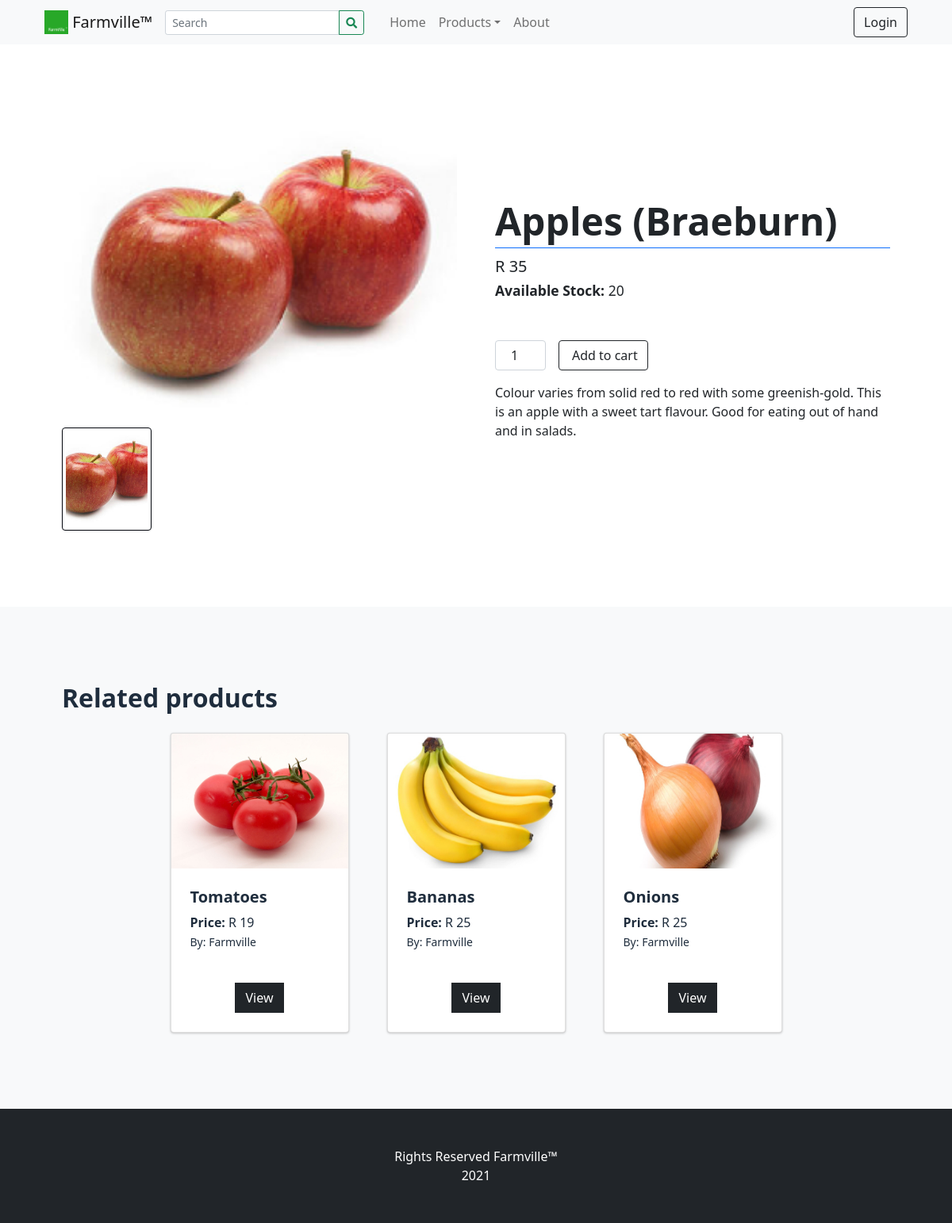
Page /?p=view_product&id=c81e728d9d4c2f636f067f89cc14862c on the committed database.
### tables this page shows
CREATE TABLE `categories` (
  `id` int(30) NOT NULL,
  `category` varchar(250) NOT NULL,
  `description` text DEFAULT NULL,
  `status` tinyint(1) NOT NULL DEFAULT 1,
  `date_created` datetime NOT NULL DEFAULT current_timestamp()
);

CREATE TABLE `inventory` (
  `id` int(30) NOT NULL,
  `product_id` int(30) NOT NULL,
  `quantity` double NOT NULL,
  `price` float NOT NULL,
  `date_created` datetime NOT NULL DEFAULT current_timestamp(),
  `date_updated` datetime DEFAULT NULL ON UPDATE current_timestamp()
);

CREATE TABLE `products` (
  `id` int(30) NOT NULL,
  `category_id` int(30) NOT NULL,
  `sub_category_id` int(30) NOT NULL,
  `title` varchar(250) NOT NULL,
  `author` text NOT NULL,
  `description` text NOT NULL,
  `status` tinyint(1) NOT NULL DEFAULT 1,
  `date_created` datetime NOT NULL DEFAULT current_timestamp()
);

### classes/DBConnection.php (called while the page is built, shortened)
<?php
class DBConnection{
    private $host = DB_SERVER;
    private $username = DB_USERNAME;
    private $password = DB_PASSWORD;
    private $database = DB_NAME;
    public $conn;
    public function __construct(){
        if (!isset($this->conn)) {
            $this->conn = new mysqli($this->host, $this->username, $this->password, $this->database);
        }
    }
}
?>

### config.php (called while the page is built, shortened)
<?php
require_once('classes/DBConnection.php');
require_once('classes/SystemSettings.php');
function validate_image($file){
	if(!empty($file)){
		if(is_file(base_app.$file)){
			return base_url.$file;
		}else{
			return base_url.'dist/img/no-image-available.png';
		}
	}else{
		return base_url.'dist/img/no-image-available.png';
	}
}
?>

### view_product.php (the view, shortened to what this page needs)
<?php
 $products = $conn->query("SELECT * FROM `products`  where md5(id) = '{$_GET['id']}' ");
 if($products->num_rows > 0){
    $upload_path = base_app.'/uploads/product_'.$id;
    $img = "";
    if(is_dir($upload_path)){
        $fileO = scandir($upload_path);
        if(isset($fileO[2]))
            $img = "uploads/product_".$id."/".$fileO[2];
    }
    $inventory = $conn->query("SELECT * FROM inventory where product_id = ".$id);
    $inv = array();
    while($ir = $inventory->fetch_assoc()){
        $inv[] = $ir;
    }
 }
?>
<section class="py-5">
    <div class="container px-4 px-lg-5 my-5">
        <div class="row gx-4 gx-lg-5 align-items-center">
            <div class="col-md-6">
                <img class="card-img-top mb-5 mb-md-0 " loading="lazy" id="display-img" src="<?php echo validate_image($img) ?>" alt="..." />
                <div class="mt-2 row gx-2 gx-lg-3 row-cols-4 row-cols-md-3 row-cols-xl-4 justify-content-start">
                    <?php
                        foreach($fileO as $k => $img):
                            if(in_array($img,array('.','..')))
                                continue;
                    ?>
                    <div class="col">
                        <a href="javascript:void(0)" class="view-image <?php echo $k == 2 ? "active":'' ?>"><img src="<?php echo validate_image('uploads/product_'.$id.'/'.$img) ?>" loading="lazy"  class="img-thumbnail" alt=""></a>
                    </div>
                    <?php endforeach; ?>
                </div>
            </div>
            <div class="col-md-6">
                <h1 class="display-5 fw-bolder border-bottom border-primary pb-1"><?php echo $title ?></h1>
                <div class="fs-5 mb-5">
                R <span id="price"><?php echo number_format($inv[0]['price']) ?></span>
                <br>
                <span><small><b>Available Stock:</b> <span id="avail"><?php echo $inv[0]['quantity'] ?></span></small></span>
                </div>
                <form action="" id="add-cart">
                <div class="d-flex">
                    <?php
                        if($inv[0]['quantity'] <= 0){
                            null;
                        }
                        else {
                            $max_amount = $inv[0]['quantity'];
                            echo("<input class='form-control text-center me-3' id='inputQuantity' type='number' value='1' style='max-width: 4rem' name='quantity' min='1' max='$max_amount'/>");
                        }
                    ?>
                    <?php
                        if($inv[0]['quantity'] <= 0){
                            echo "Out of Stock! style=color:red";
                        }
                        else {
                            echo( "<button class='btn btn-outline-dark flex-shrink-0' type='submit'>
                            <i class='bi-cart-fill me-1'></i>
                            Add to cart
                        </button>");
                        }
                    ?>
                </div>
                </form>
                <p class="lead"><?php echo stripslashes(html_entity_decode($description)) ?></p>
            </div>
        </div>
    </div>
</section>
<section class="py-5 bg-light">
    <div class="container px-4 px-lg-5 mt-5">
        <h2 class="fw-bolder mb-4">Related products</h2>
        <div class="row gx-4 gx-lg-5 row-cols-1 row-cols-md-3 row-cols-xl-4 justify-content-center">
        <?php
            $products = $conn->query("SELECT * FROM `products` where status = 1 and (category_id = '{$category_id}' or sub_category_id = '{$sub_category_id}') and id !='{$id}' order by rand() limit 4 ");
            while($row = $products->fetch_assoc()):
                $upload_path = base_app.'/uploads/product_'.$row['id'];
                $img = "";
                if(is_dir($upload_path)){
                    $fileO = scandir($upload_path);
                    if(isset($fileO[2]))
                        $img = "uploads/product_".$row['id']."/".$fileO[2];
                }
                $inventory = $conn->query("SELECT * FROM inventory where product_id = ".$row['id']);
                $_inv = array();
                foreach($row as $k=> $v){
                    $row[$k] = trim(stripslashes($v));
                }
                while($ir = $inventory->fetch_assoc()){
                    $_inv[] = number_format($ir['price']);
                }
        ?>
            <div class="col mb-5">
                <div class="card h-100 product-item">
                    <img class="card-img-top w-100" src="<?php echo validate_image($img) ?>" alt="..." />
                    <div class="card-body p-4">
                        <div class="">
                            <h5 class="fw-bolder"><?php echo $row['title'] ?></h5>
                            <?php foreach($_inv as $k=> $v): ?>
                                <span><b>Price: </b> R <?php echo $v ?></span>
                            <?php endforeach; ?>
                            <p class="m-0"><small>By: <?php echo $row['author'] ?></small></p>
                        </div>
                    </div>
                    <div class="card-footer p-4 pt-0 border-top-0 bg-transparent">
                        <div class="text-center">
                            <a class="btn btn-flat btn-primary "   href=".?p=view_product&id=<?php echo md5($row['id']) ?>">View</a>
                        </div>
                    </div>
                </div>
            </div>
            <?php endwhile; ?>
        </div>
    </div>
</section>

### inc/topBarNav.php (shortened to what this page needs)
<nav class="navbar navbar-expand-lg navbar-light bg-light">
            <div class="container-fluid px-4 px-lg-5 ">
                <a class="navbar-brand" href="./">
                <img src="<?php echo validate_image($_settings->info('logo')) ?>" width="30" height="30" class="d-inline-block align-top" alt="" loading="lazy">
                <?php echo $_settings->info('short_name') ?>
                </a>
                <form class="form-inline" id="search-form">
                  <div class="input-group">
                    <input class="form-control form-control-sm form" type="search" placeholder="Search" aria-label="Search" name="search"  value="<?php echo isset($_GET['search']) ? $_GET['search'] : "" ?>"  aria-describedby="button-addon2">
                    <div class="input-group-append">
                      <button class="btn btn-outline-success btn-sm m-0" type="submit" id="button-addon2"><i class="fa fa-search"></i></button>
                    </div>
                  </div>
                </form>
                <div class="collapse navbar-collapse" id="navbarSupportedContent">
                    <ul class="navbar-nav me-auto mb-2 mb-lg-0 ms-lg-4">
                        <li class="nav-item"><a class="nav-link" aria-current="page" href="./">Home</a></li>
                        <?php
                        $cat_qry = $conn->query("SELECT * FROM categories where status = 1  limit 3");
                        while($crow = $cat_qry->fetch_assoc()):
                          $sub_qry = $conn->query("SELECT * FROM sub_categories where status = 1 and parent_id = '{$crow['id']}'");
                          if($sub_qry->num_rows <= 0):
                        ?>
                        <li class="nav-item"><a class="nav-link" aria-current="page" href="./?p=products&c=<?php echo md5($crow['id']) ?>"><?php echo $crow['category'] ?></a></li>
                        <?php else: ?>
                        <li class="nav-item dropdown">
                          <a class="nav-link dropdown-toggle" id="navbarDropdown<?php echo $crow['id'] ?>" href="#" role="button" data-toggle="dropdown" aria-expanded="false"><?php echo $crow['category'] ?></a></a>
                        </li>
                        <?php endif; ?>
                        <?php endwhile; ?>
                        <li class="nav-item"><a class="nav-link" href="./?p=about">About</a></li>
                    </ul>
                    <div class="d-flex align-items-center">
                      <?php if(!isset($_SESSION['userdata']['id'])): ?>
                        <button class="btn btn-outline-dark ml-2" id="login-btn" type="button">Login</button>
                        <?php endif; ?>
                    </div>
                </div>
            </div>
        </nav>

### rows in the picture
categories: category "Products"
inventory: price "35", quantity "20"
products: shows a picture, title "Tomatoes", v "19", author "Farmville"
products: shows a picture, title "Bananas", v "25", author "Farmville"
products: shows a picture, title "Onions", v "25", author "Farmville"

### other values in the picture
$_settings->info('short_name') "Farmville™"
$title "Apples (Braeburn)"
html_entity_decode($description) "Colour varies from solid red to red with some greenish-gold. This is an apple with a sweet tart flavour. Good for eating out of hand and in salads."
